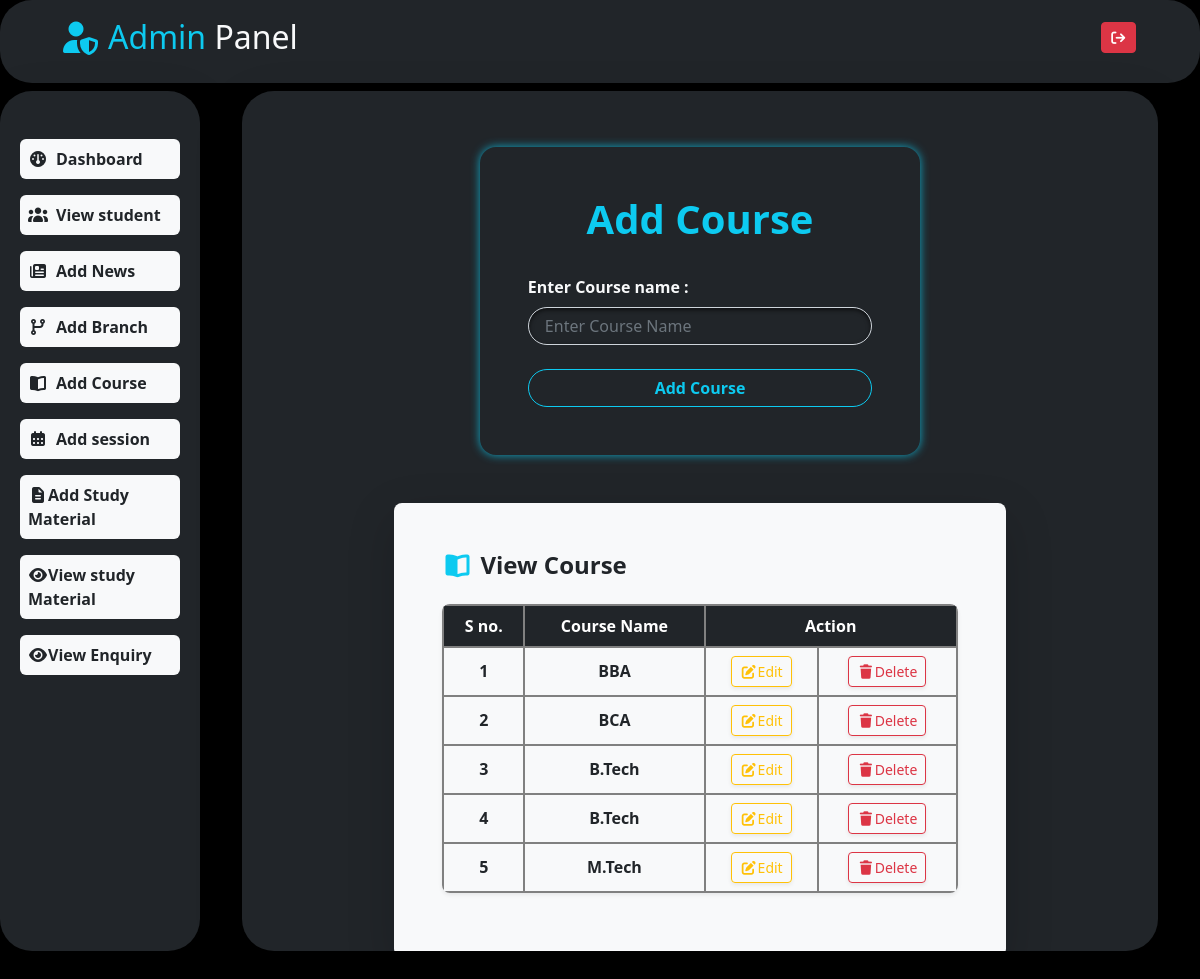
The page /index/adcourse/ on the database its author committed.
### myapp/models.py (models this page shows)
class Course(models.Model):
    course=models.CharField(max_length=20)

### myapp/views.py (the view)
# urls.py: path('adcourse/',views.adcourse,name="adcourse"),
def adcourse(request):
    if request.method=="POST":
        course=request.POST['course']
        course=Course.objects.create(course=course)
        return redirect('myapp:adcourse')
    course=Course.objects.all()
    return render(request,'adcourse.html',{"course":course})

### myapp/templates/adcourse.html (shortened to what this page needs)
{%extends 'index.html'%}
{%block body%}
<div class="row my-5">
        <div class="mt-2 col-md-8 mx-auto">
            <form action="" method="post" class="w-75 mx-auto shadow-lg rounded-4 p-5 " style="box-shadow: 0 0 10px rgba(13, 202, 240, 0.8) !important;">
                <h1 class="text-info fw-bold text-center">Add Course</h1>
                <br>
                <label for="" class="text-light fw-bold pb-2">Enter Course name :</label>
                <input type="text" name="course" value="{{c.course}}" class="form-control rounded-pill ps-3 st " placeholder="Enter Course Name">
                <br>
                <input type="submit" value="Add Course" name=""  class="btn btn-outline-info  form-control rounded-pill fw-bold">
            </form>
        </div>
    </div>
     <div class="row mt-5">
        <div class="col-md-8 p-5 mx-auto bg-light rounded-3 table-responsive shadow-lg">
            <h4 class="text-dark mb-4 fw-bold"><i class="fa-solid fa-book-open text-info fa-bounce me-2"></i>View Course</h4>
            <table class="table table-hover align-middle text-center shadow-sm rounded-3 overflow-hidden">
                <thead class="table-dark">
                <tr>
                    <th scope="col">S no.</th>
                    <th scope="col">Course Name</th>
                    <th scope="col" colspan="2">Action</th>
                </tr>
                </thead>
                <tbody>
                {%for c in course%}
                <tr class="align-middle">
                    <td class="fw-semibold">{{forloop.counter}}</td>
                    <td class="fw-bold">{{c.course}}</td>
                    <td><a href="{%url 'myapp:editcourse' c.id %}" class="btn btn-outline-warning btn-sm shadow-sm"><i class="fa fa-edit"></i>Edit</a></td>
                    <td><a href="{%url 'myapp:deletecourse' c.id %}" class="btn btn-outline-danger btn-sm shadow-sm"><i class="fa fa-trash"></i>Delete</a></td>
                </tr>
                </tbody>
                {%endfor%}
            </table>
        </div>
    </div>
{%endblock%}

### myapp/static/css/style.css (style rules this page uses)
tr,th,td { border:2px solid grey; }

### myapp/templates/index.html (style rules this page uses)
.st,textarea { background-color: #212529 !important; color: #f8f9fa !important; box-shadow: inset 0 2px 4px rgba(0, 0, 0, 0.6); }
.table { border-radius: 12px; overflow: hidden; }

### rows shown on the page
Course: course "BBA"
Course: course "BCA"
Course: course "B.Tech"
Course: course "B.Tech"
Course: course "M.Tech"
